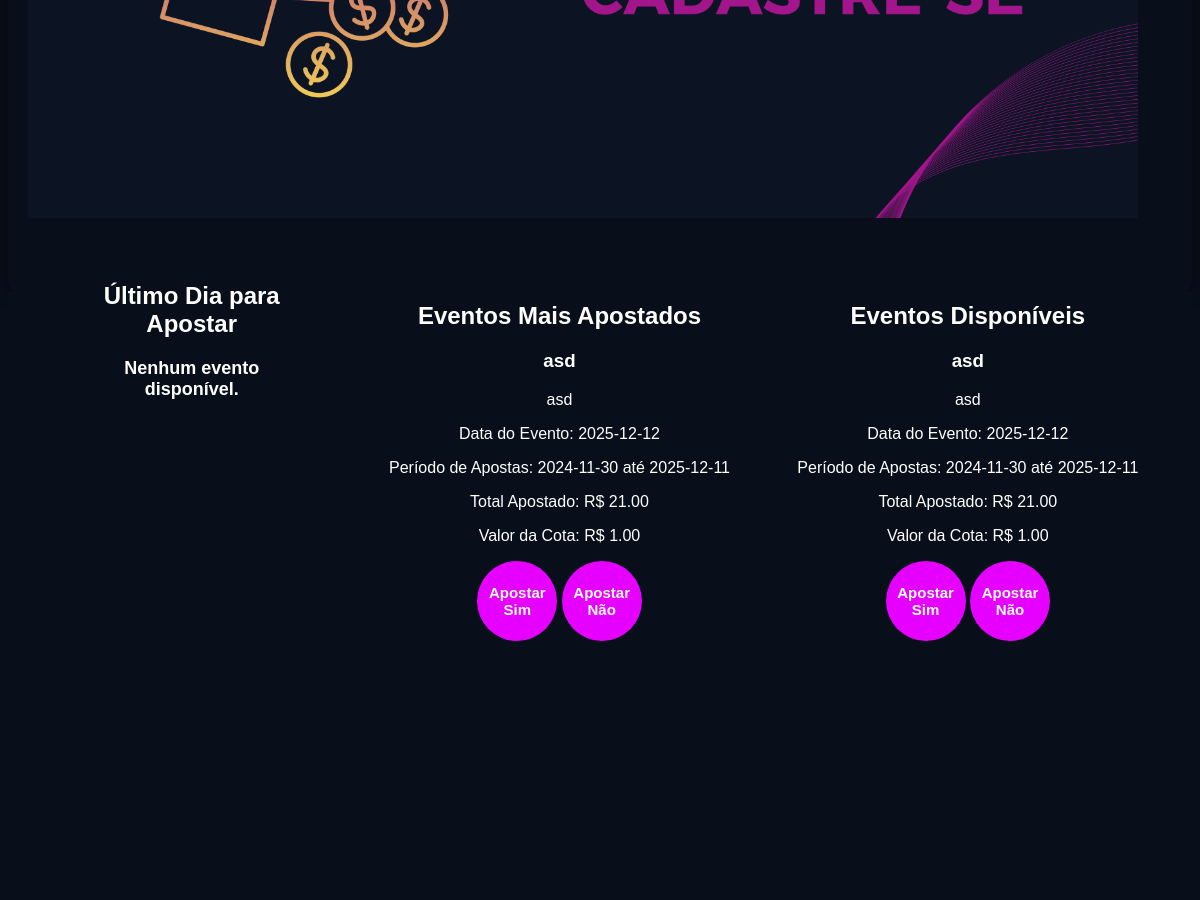
Before: /area_usuario (signed in, middle part) with the older database file.
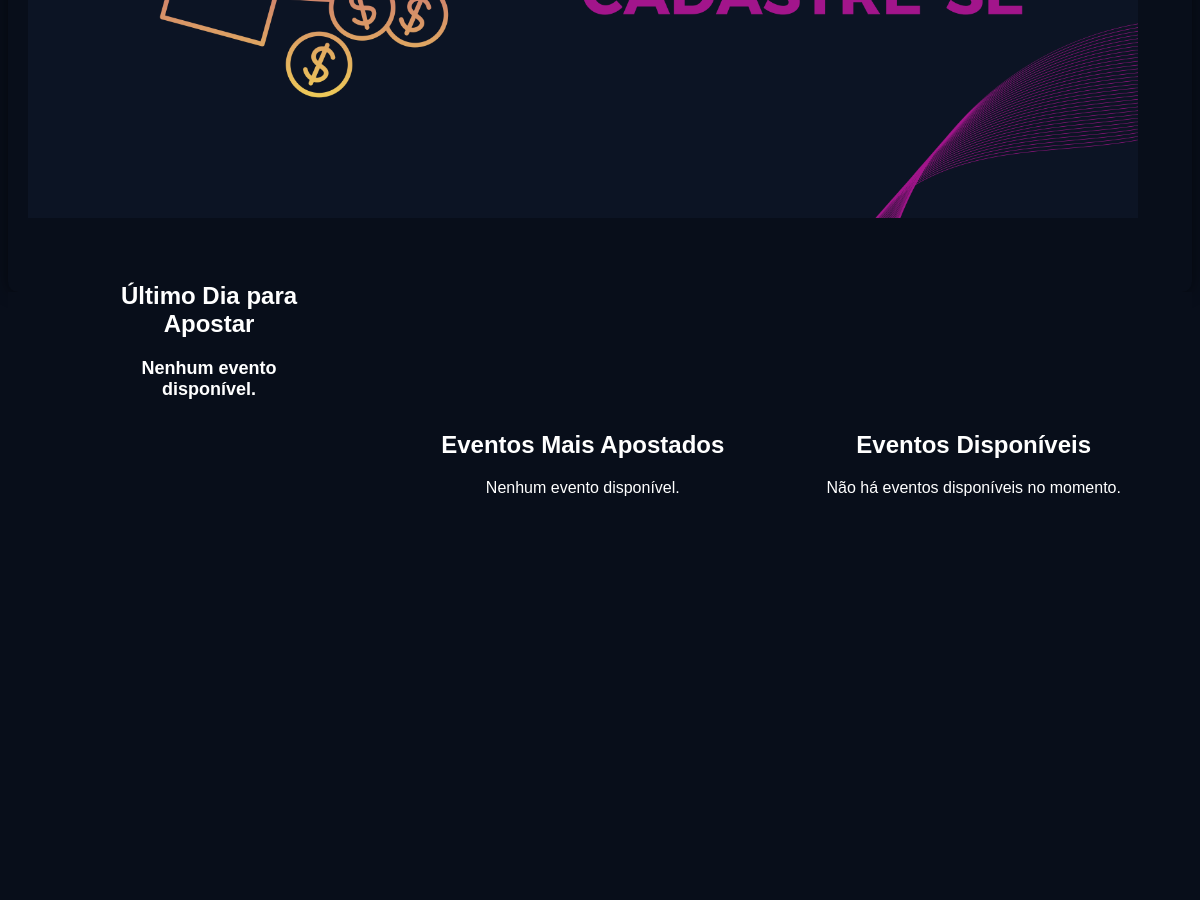
After: the same page with the newer database file.
### tables this page shows
CREATE TABLE eventos (
        id INTEGER PRIMARY KEY AUTOINCREMENT,
        titulo TEXT NOT NULL,
        descricao TEXT NOT NULL,
        valor_cota REAL NOT NULL CHECK (valor_cota >= 1.00),
        data_evento DATE NOT NULL,
        data_inicio_apostas DATE NOT NULL,
        data_fim_apostas DATE NOT NULL,
        status TEXT NOT NULL DEFAULT 'pendente',
        id_criador INTEGER NOT NULL,
        data_criacao TIMESTAMP DEFAULT CURRENT_TIMESTAMP,
        FOREIGN KEY (id_criador) REFERENCES usuarios(id) ON DELETE CASCADE
    );

### app.py (the view)
@app.route('/area_usuario')
def area_usuario():
    if 'logged_in' in session:
        user_id = session.get('id_usuario')
        conn = sqlite3.connect(database_path)
        cursor = conn.cursor()
        print("ID do usuário na sessão:", session.get('id_usuario'))
        cursor.execute('''
            SELECT * FROM eventos
            WHERE DATE(data_fim_apostas) = DATE('now', 'localtime')
            AND status = 'aprovado'
            ORDER BY data_evento ASC
            LIMIT 10
        ''')
        eventos_finalizando = cursor.fetchall()
        cursor.execute('''
            SELECT eventos.*, SUM(apostas.valor) as total_apostado
            FROM eventos
            LEFT JOIN apostas ON eventos.id = apostas.id_evento
            WHERE eventos.status = 'aprovado'
            AND data_evento > date('now')
            GROUP BY eventos.id
            ORDER BY total_apostado DESC
            LIMIT 10
        ''')
        eventos_mais_apostados = cursor.fetchall()
        cursor.execute('''
            SELECT eventos.*, SUM(apostas.valor) as total_apostado
            FROM eventos
            LEFT JOIN apostas ON eventos.id = apostas.id_evento
            WHERE eventos.status = 'aprovado'
            GROUP BY eventos.id
            ORDER BY data_fim_apostas DESC
        ''')
        eventos = cursor.fetchall()
        cursor.execute('SELECT * FROM categorias_eventos')
        categorias = cursor.fetchall()
        conn.close()
        return render_template('area_usuario.html', eventos_finalizando=eventos_finalizando,
                               eventos_mais_apostados=eventos_mais_apostados, categorias=categorias,
                               eventos=eventos)
    else:
        return redirect(url_for('login'))

### templates/area_usuario.html (shortened to what the changed rows need)
<!DOCTYPE html>
<html lang="pt-BR">
<head>
    <link rel="stylesheet" href="/static/css/area_usuario.css">
</head>
<body>
    <br>
    <br>
    <main>
        <section class="actions">
            <div class="betting-section">
                <div class="bet-button">
                    <div class="section">
                        <h2>Último Dia para Apostar</h2>
                    </div>
                </div>
                <div class="create-bet">
                     <div class="section">
        <h2>Eventos Mais Apostados</h2>
        <div class="eventos-container">
            {% for evento in eventos_mais_apostados %}
                <div class="evento-card">
                    <h3>{{ evento[1] }}</h3>
                    <p>{{ evento[2] }}</p>
                    <p>Data do Evento: {{ evento[4] }}</p>
                    <p>Período de Apostas: {{ evento[5] }} até {{ evento[6] }}</p>
                    <p>Total Apostado: R$ {{ '{:.2f}'.format(evento[-1] or 0) }}</p>
                    <p>Valor da Cota: R$ {{ '{:.2f}'.format(evento[3]) }}</p>
                    <button class="btn-apostar" onclick="openModal('{{ evento[0] }}', '{{ evento[1] }}', 'sim')">Apostar Sim</button>
                    <button class="btn-apostar" onclick="openModal('{{ evento[0] }}', '{{ evento[1] }}', 'nao')">Apostar Não</button>
                </div>
            {% else %}
                <p>Nenhum evento disponível.</p>
            {% endfor %}
        </div>
    </div>
                </div>
                <div class="create-bet">
                    <h2>Eventos Disponíveis</h2>
                    <div class="eventos-container">
                        {% if eventos %}
                            {% for evento in eventos %}
                            <div class="evento-card">
                                <h3>{{ evento[1] }}</h3>
                                <p>{{ evento[2] }}</p>
                                <p>Data do Evento: {{ evento[4] }}</p>
                                <p>Período de Apostas: {{ evento[5] }} até {{ evento[6] }}</p>
                                <p>Total Apostado: R$ {{ '{:.2f}'.format(evento[-1] or 0) }}</p>
                                <p>Valor da Cota: R$ {{ '{:.2f}'.format(evento[3]) }}</p>
                                    <button class="btn-apostar" onclick="openModal('{{ evento[0] }}', '{{ evento[1] }}', 'sim')">Apostar Sim</button>
                                    <button class="btn-apostar" onclick="openModal('{{ evento[0] }}', '{{ evento[1] }}', 'nao')">Apostar Não</button>
                                </div>
                            {% endfor %}
                        {% else %}
                            <p>Não há eventos disponíveis no momento.</p>
                        {% endif %}
                    </div>
                </div>
            </div>
        </section>
    </main>
    <br>
    <br>
    <br>
    <br>
    <br>
    <br>
    <br>
    <br>
    <br>
    <br>
    <br>
    <br>
    <br>
    <br>
    <br>
    <br>
    <br>
    <br>
    <br>
    <br>
    <br>
    <br>
    <br>
    <br>
    <br>
    <br>
    <br>
    <br>
    <br>
    <br>
</body>
</html>

Changed rows visible on the page:
no longer on this page (row edited): eventos: titulo "asd", descricao "asd", data_evento "2025-12-12", data_inicio_apostas "2024-11-30", data_fim_apostas "2025-12-11", evento "21.00", valor_cota "1.00"
Other visible differences:
text now shown: "Nenhum evento disponível. Não há eventos disponíveis no momento."
